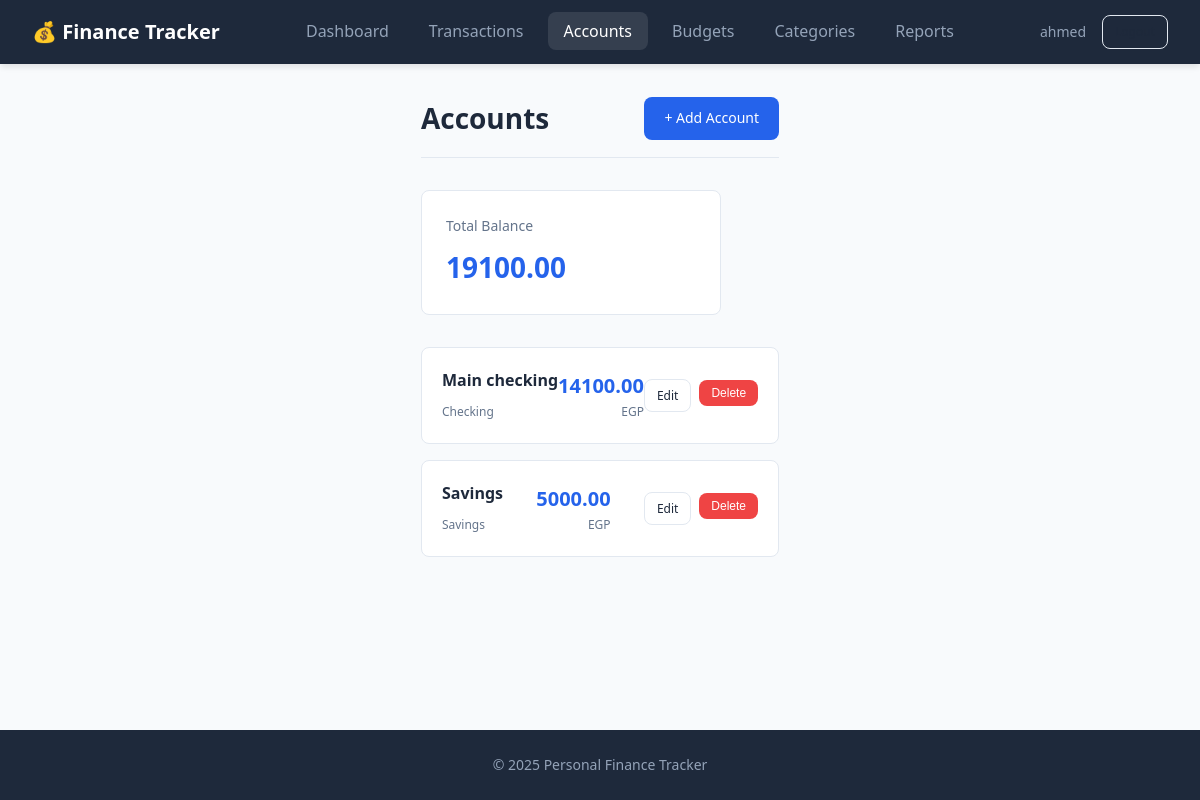
Page /accounts (signed in) on the earlier database version.
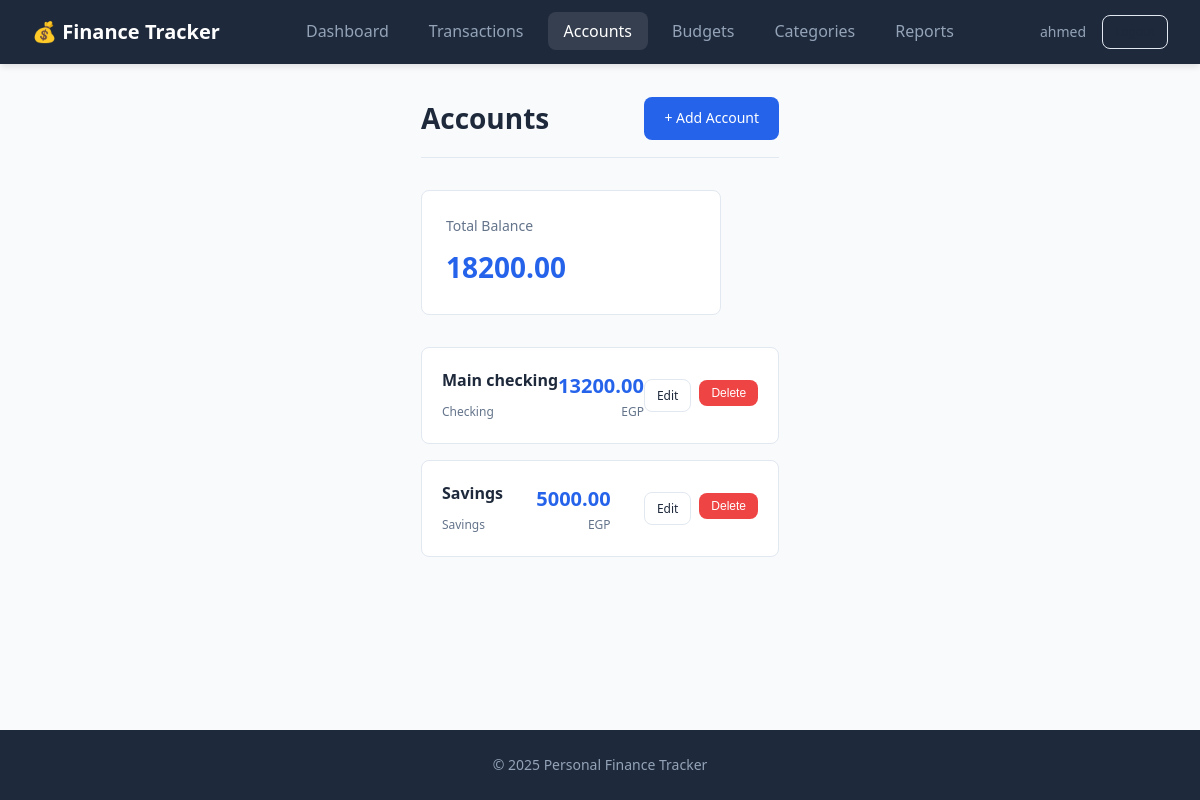
Same page on the later database version.
### src/app/models/finance_models.py (models this page shows, shortened)
class Account(db.Model):
    __tablename__ = 'account'
    id: Mapped[int] = mapped_column(Integer, primary_key=True, autoincrement=True)
    user_id: Mapped[int] = mapped_column(
        Integer, ForeignKey('user.id', ondelete='CASCADE'), nullable=False
    )
    name: Mapped[str] = mapped_column(String(100), nullable=False)
    account_type: Mapped[Optional[str]] = mapped_column(String(50))
    initial_balance: Mapped[Decimal] = mapped_column(
        DECIMAL(10, 2), default=Decimal('0.00')
    )
    current_balance: Mapped[Decimal] = mapped_column(
        DECIMAL(10, 2), default=Decimal('0.00')
    )
    currency: Mapped[str] = mapped_column(String(10), default='EGP')
    created_at: Mapped[datetime] = mapped_column(DateTime, default=datetime.utcnow)
    user: Mapped["User"] = relationship("User", back_populates="accounts")
    transactions: Mapped[List["Transaction"]] = relationship(
        "Transaction", back_populates="account", cascade="all, delete-orphan"
    )
    transaction_templates: Mapped[List["TransactionTemplate"]] = relationship(
        "TransactionTemplate", back_populates="account"
    )

### src/app/controllers/account_routes.py (the view)
@account_bp.route('/accounts')
@login_required
def accounts():
    user_accounts = Account.query.filter_by(user_id=current_user.id).all()
    total_balance = sum(acc.current_balance for acc in user_accounts)
    return render_template(
        'accounts.html',
        accounts=user_accounts,
        total_balance=total_balance
    )

### src/app/__init__.py (called while the page is built)
def _init_extensions(app: Flask) -> None:
    database.init_app(app)
    bcrypt.init_app(app)
    login_manager.init_app(app)
    @login_manager.user_loader
    def load_user(user_id: str):
        from .models import User
        return User.query.get(int(user_id))

### src/app/templates/accounts.html (shortened to what this page needs)
{% extends "base.html" %}
{% block content %}
<div class="page-header">
    <h1>Accounts</h1>
    <a href="{{ url_for('account.add_account') }}" class="btn btn-primary">+ Add Account</a>
</div>
<div class="stat-card balance mb-4" style="max-width: 300px;">
    <div class="stat-label">Total Balance</div>
    <div class="stat-value">{{ "%.2f"|format(total_balance) }}</div>
</div>
{% if accounts %}
    {% for account in accounts %}
    <div class="account-card">
        <div class="account-info">
            <h3>{{ account.name }}</h3>
            <span class="account-type">{{ account.account_type or 'General' }}</span>
        </div>
        <div class="account-balance">
            <div class="balance-amount">{{ "%.2f"|format(account.current_balance) }}</div>
            <div class="currency">{{ account.currency }}</div>
        </div>
        <div class="btn-group">
            <a href="{{ url_for('account.edit_account', account_id=account.id) }}" class="btn btn-sm btn-outline">Edit</a>
            <form method="POST" action="{{ url_for('account.delete_account', account_id=account.id) }}" style="display:inline;" onsubmit="return confirm('Delete this account?');">
                <button type="submit" class="btn btn-sm btn-danger">Delete</button>
            </form>
        </div>
    </div>
    {% endfor %}
{% endif %}
{% endblock %}

Differences in the rows shown:
changed Account "Main checking": current_balance "14100.00" → "13200.00"
Other differences:
{{ "%.2f"|format(total_balance) }}: "19100.00" → "18200.00"
